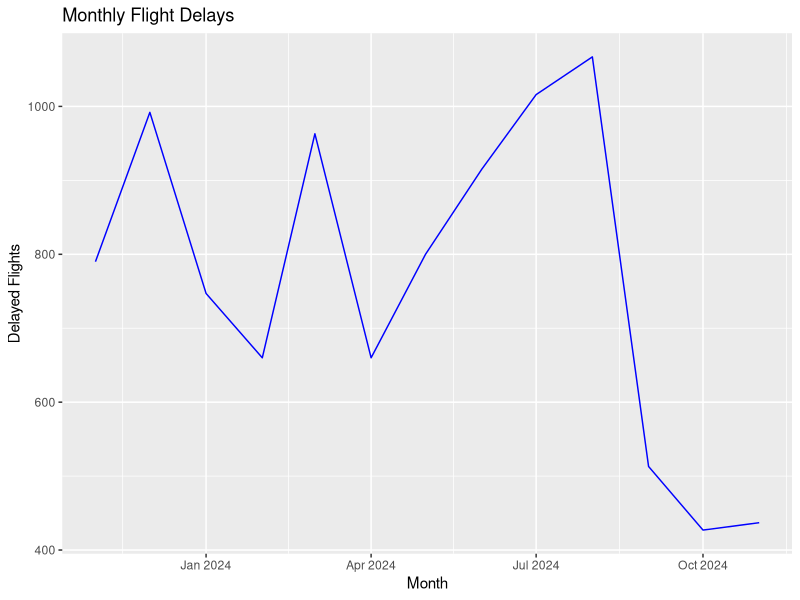
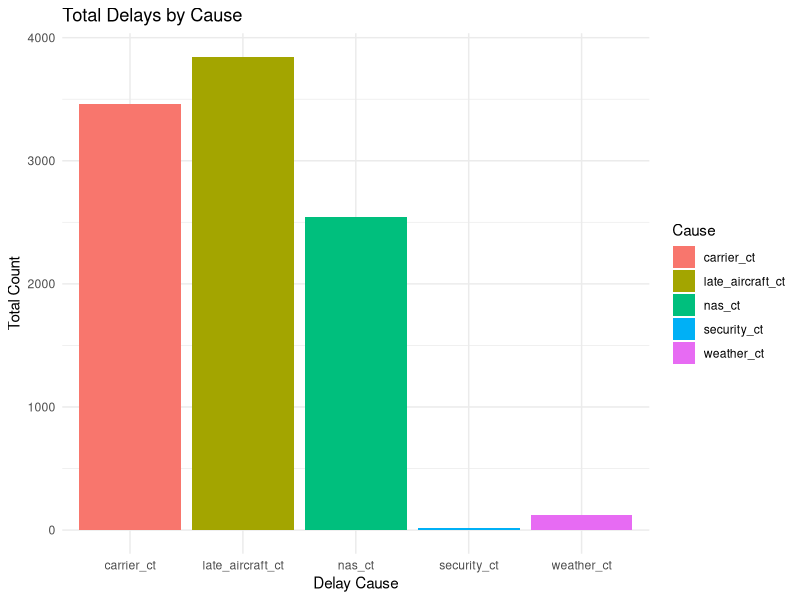

These figures' R source, in order:
install.packages("tidyverse") # install packages
library(tidyverse)
df <- read.csv("Jetblue_Delay_Cause_Nov2023-Nov2024.csv") #import data
str(df) # get to know your data
summary(df)
colSums(is.na(df)) # check for missing values
df <- df %>% drop_na() # removes rows with NA values
df <- df %>% mutate(date = as.Date(paste(year, month, "01", sep = "-"))) # convert month and year to a date format

summary(df %>% select(arr_del15, carrier_ct, weather_ct, nas_ct, security_ct, late_aircraft_ct)) # summary of key delay-related columns

df %>% summarise(
  Carrier = sum(carrier_ct),
  Weather = sum(weather_ct),
  NAS = sum(nas_ct),
  Security = sum(security_ct),
  Late_Aircraft = sum(late_aircraft_ct)
) %>% pivot_longer(everything(), names_to = "Cause", values_to = "Total_Delays") %>%
  arrange(desc(Total_Delays)) # calculate total delays by category

install.packages("ggplot2")
library(ggplot2)

ggplot(df, aes(x = date, y = arr_del15)) +
  geom_line(color = "blue") +
  labs(title = "Monthly Flight Delays", x = "Month", y = "Delayed Flights") # line chart of delays over time

ggplot(df %>% pivot_longer(cols = carrier_ct:late_aircraft_ct, names_to = "Cause", values_to = "Count"),
       aes(x = Cause, y = Count, fill = Cause)) +
  geom_bar(stat = "identity") +
  theme_minimal() +
  labs(title = "Total Delays by Cause", x = "Delay Cause", y = "Total Count") # bar chart of total delays by cause